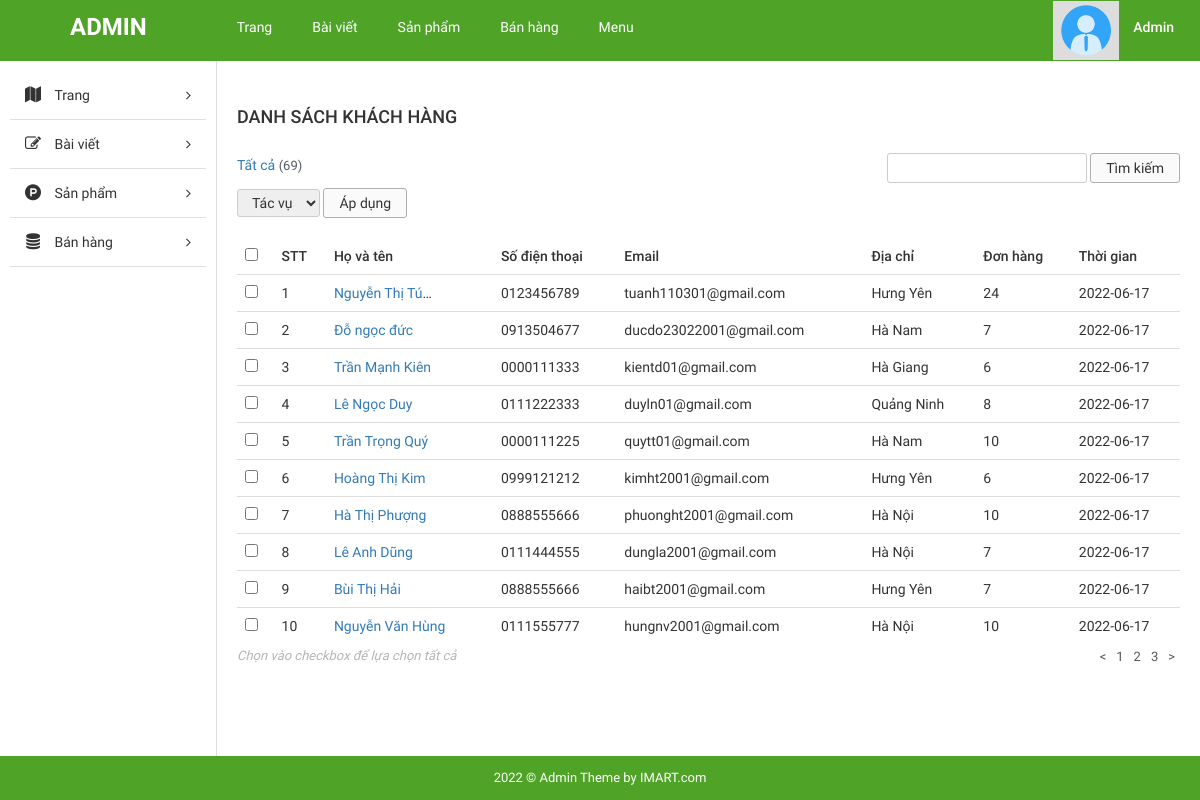
The app's page /admin/index.php?page=list_customer with its own data.
### tables this page shows
CREATE TABLE `tbl_order` (
  `order_id` int(11) NOT NULL,
  `total_price` int(50) NOT NULL,
  `date` date NOT NULL,
  `transport_fee` int(11) NOT NULL,
  `status` varchar(50) NOT NULL,
  `user_id` int(11) NOT NULL,
  `email` varchar(100) NOT NULL,
  `phone_num` varchar(12) NOT NULL,
  `address` varchar(100) NOT NULL,
  `note` text NOT NULL
);

CREATE TABLE `tbl_user` (
  `user_id` int(20) NOT NULL,
  `username` varchar(30) NOT NULL,
  `pass` varchar(100) NOT NULL,
  `fullname` varchar(100) NOT NULL,
  `email` varchar(40) NOT NULL,
  `gender` varchar(10) NOT NULL,
  `phone_num` varchar(15) NOT NULL,
  `address` varchar(100) NOT NULL,
  `rule_user` int(1) NOT NULL
);

### admin/lib/order.php (called while the page is built)
<?php
function get_detail_order()
{
    global $con;
    $sql = "with tab as (
        select order_id, sum(quantity) sl from tbl_orderdetail GROUP BY order_id
    )
    SELECT * from tab inner join
    tbl_order on tab.order_id = tbl_order.order_id
    INNER JOIN tbl_user on tbl_order.user_id = tbl_user.user_id
    ;";
    $result = mysqli_query($con, $sql);
    $list_order = array();
    if (mysqli_num_rows($result)) {
        while ($row = mysqli_fetch_assoc($result)) {
            array_push($list_order, $row);
        }
    }
    return $list_order;
}
?>

### admin/pages/list_customer.php (the view, shortened to what this page needs)
<?php
$list_order = get_detail_order();
?>
<div id="main-content-wp" class="list-product-page">
    <div class="wrap clearfix">
        <?php require 'inc/sidebar.php'; ?>
        <div id="content" class="fl-right">
            <div class="section" id="title-page">
                <div class="clearfix">
                    <h3 id="index" class="fl-left">Danh sách khách hàng</h3>
                </div>
            </div>
            <div class="section" id="detail-page">
                <div class="section-detail">
                    <div class="filter-wp clearfix">
                        <ul class="post-status fl-left">
                            <li class="all"><a href="">Tất cả <span class="count">(69)</span></a></li>
                        </ul>
                        <form method="GET" class="form-s fl-right">
                            <input type="text" name="s" id="s">
                            <input type="submit" name="sm_s" value="Tìm kiếm">
                        </form>
                    </div>
                    <div class="actions">
                        <form method="GET" action="" class="form-actions">
                            <select name="actions">
                                <option value="0">Tác vụ</option>
                            </select>
                            <input type="submit" name="sm_action" value="Áp dụng">
                        </form>
                    </div>
                    <div class="table-responsive">
                        <table class="table list-table-wp">
                            <thead>
                                <tr>
                                    <td><input type="checkbox" name="checkAll" id="checkAll"></td>
                                    <td><span class="thead-text">STT</span></td>
                                    <td><span class="thead-text">Họ và tên</span></td>
                                    <td><span class="thead-text">Số điện thoại</span></td>
                                    <td><span class="thead-text">Email</span></td>
                                    <td><span class="thead-text">Địa chỉ</span></td>
                                    <td><span class="thead-text">Đơn hàng</span></td>
                                    <td><span class="thead-text">Thời gian</span></td>
                                </tr>
                            </thead>
                            <tbody>
                            <?php if (count($list_order) > 0) { $count=0; foreach ($list_order as $item) { $count++;?>
                                <tr>
                                    <td><input type="checkbox" name="checkItem" class="checkItem"></td>
                                    <td><span class="tbody-text"><?= $count; ?></h3></span>
                                    <td>
                                        <div class="tb-title fl-left">
                                            <a href="" title=""><?= $item['fullname'] ?></a>
                                        </div>
                                    </td>
                                    <td><span class="tbody-text"><?= $item['phone_num'] ?></span></td>
                                    <td><span class="tbody-text"><?= $item['email'] ?></span></td>
                                    <td><span class="tbody-text"><?= $item['address'] ?></span></td>
                                    <td><span class="tbody-text"><?= $item['sl'] ?></span></td>
                                    <td><span class="tbody-text"><?= $item['date'] ?></span></td>
                                </tr>
                                <?php }}?>
                        </table>
                    </div>
                </div>
            </div>
            <div class="section" id="paging-wp">
                <div class="section-detail clearfix">
                    <p id="desc" class="fl-left">Chọn vào checkbox để lựa chọn tất cả</p>
                    <ul id="list-paging" class="fl-right">
                        <li>
                            <a href="" title=""><</a>
                        </li>
                        <li>
                            <a href="" title="">1</a>
                        </li>
                        <li>
                            <a href="" title="">2</a>
                        </li>
                        <li>
                            <a href="" title="">3</a>
                        </li>
                        <li>
                            <a href="" title="">></a>
                        </li>
                    </ul>
                </div>
            </div>
        </div>
    </div>
</div>

### admin/public/css/import/global.css (style rules this page uses)
body { font-family: "Roboto Regular"; font-size: 14px; line-height: 24px; color: #333; }
.fl-left { float: left; }
.fl-right { float: right; }
ul li { list-style: none!important; }
a { text-decoration: none!important; }

### admin/public/css/import/list_post.css (style rules this page uses)
#content { width: 82%; border-left: 1px solid #ddd; padding: 20px; }
#index { font-family: 'Roboto Medium'; font-weight: normal; text-transform: uppercase; font-size: 18px; padding: 24px 0px; }
.list-table-wp thead tr td { font-family: 'Roboto Medium'; font-weight: normal; }
.tb-title { width: 75%; display: -webkit-box; -webkit-line-clamp: 1; -moz-line-clamp: 1; -o-line-clamp: 1; -webkit-box-orient: vertical; -moz-box-orient: vertical; -o-box-orient: vertical; max-height: 100%; overflow: hidden; }
#paging-wp #desc { font-size: 13px; color: #b5b5b5; font-style: italic; }
#list-paging li { float: left; }
#list-paging li a { display: inline-block; color: #555; font-size: 13px; padding: 0px 5px; }
.filter-wp { margin-bottom: 5px; }
.actions { margin-bottom: 20px; }
.post-status li { float: left; font-size: 14px; margin-right: 5px; }
.post-status li .count { color: #555d66; font-size: 13px; display: inline-block; }
.form-s input[type="text"], .form-actions select { border-radius: 3px; border: 1px solid #ccc; padding: 2px 10px; }
.form-s input[type="submit"], .form-actions input[type="submit"] { border-radius: 3px; border: 1px solid #afafaf; padding: 2px 15px; background: #fafafa; }
.form-actions select { padding: 4px 10px; }

### admin/public/css/import/menu.css (style rules this page uses)
.actions select { border-radius: 3px; border: 1px solid #ccc; padding: 4px 10px; }

### admin/public/css/import/detail_order.css (style rules this page uses)
.table { margin-bottom: 0!important; }

### records on screen
tbl_order: user.fullname "Nguyễn Thị…", user.phone_num "0123456789", user.email "tuanh110301@gmail.com", user.address "Hưng Yên", sl "24", date "2022-06-17"
tbl_order: user.fullname "Đỗ ngọc đức", user.phone_num "0913504677", user.email "ducdo23022001@gmail.com", user.address "Hà Nam", sl "7", date "2022-06-17"
tbl_order: user.fullname "Trần Mạnh Kiên", user.phone_num "0000111333", user.email "kientd01@gmail.com", user.address "Hà Giang", sl "6", date "2022-06-17"
tbl_order: user.fullname "Lê Ngọc Duy", user.phone_num "0111222333", user.email "duyln01@gmail.com", user.address "Quảng Ninh", sl "8", date "2022-06-17"
tbl_order: user.fullname "Trần Trọng Quý", user.phone_num "0000111225", user.email "quytt01@gmail.com", user.address "Hà Nam", sl "10", date "2022-06-17"
tbl_order: user.fullname "Hoàng Thị Kim", user.phone_num "0999121212", user.email "kimht2001@gmail.com", user.address "Hưng Yên", sl "6", date "2022-06-17"
tbl_order: user.fullname "Hà Thị Phượng", user.phone_num "0888555666", user.email "phuonght2001@gmail.com", user.address "Hà Nội", sl "10", date "2022-06-17"
tbl_order: user.fullname "Lê Anh Dũng", user.phone_num "0111444555", user.email "dungla2001@gmail.com", user.address "Hà Nội", sl "7", date "2022-06-17"
tbl_order: user.fullname "Bùi Thị Hải", user.phone_num "0888555666", user.email "haibt2001@gmail.com", user.address "Hưng Yên", sl "7", date "2022-06-17"
tbl_order: user.fullname "Nguyễn Văn Hùng", user.phone_num "0111555777", user.email "hungnv2001@gmail.com", user.address "Hà Nội", sl "10", date "2022-06-17"
